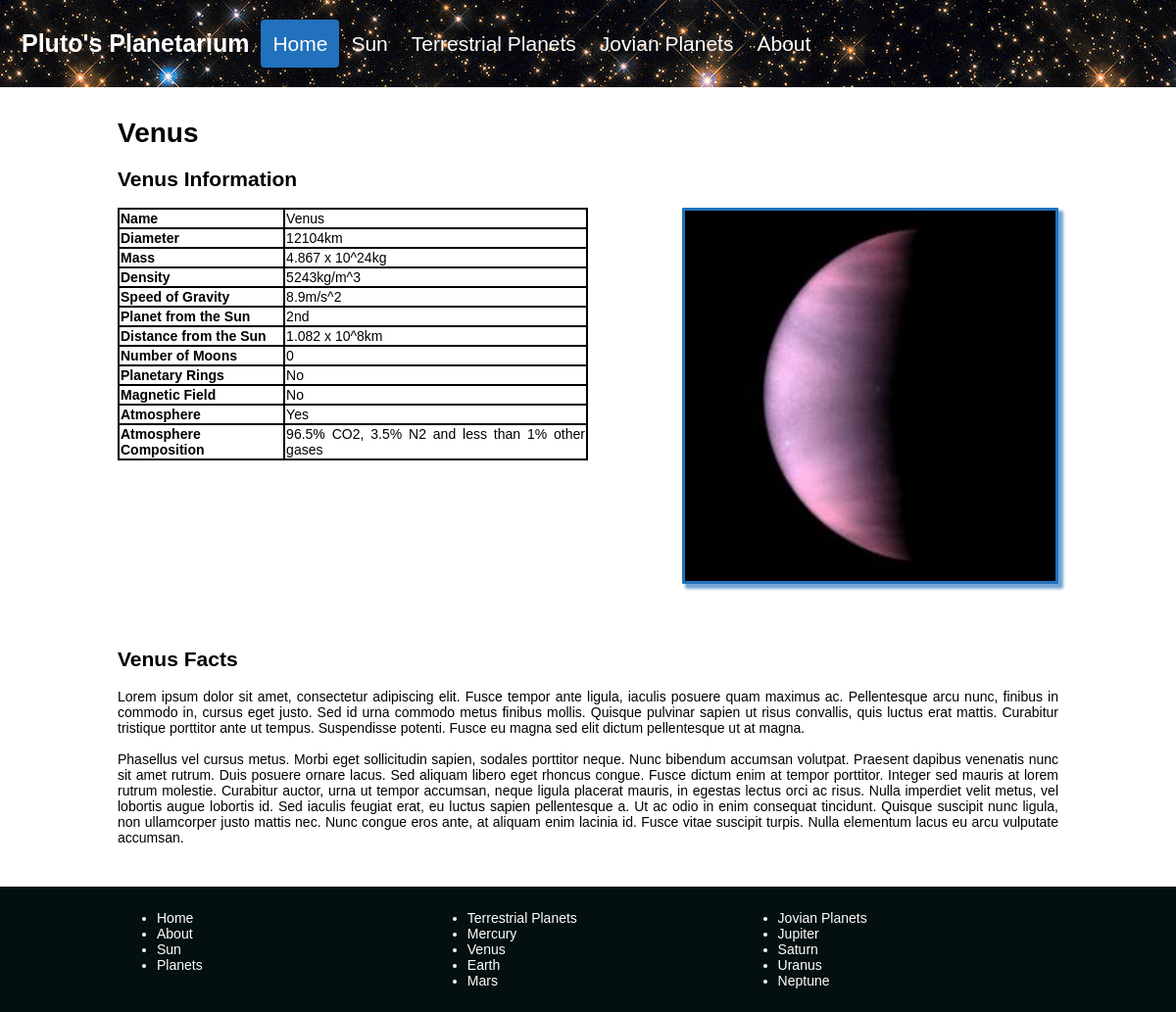
The app's page /WebPageFiles/Planets.php?Planet=Venus with its own data.
### tables this page shows
CREATE TABLE `planetstable` (
  `PlanetName` text,
  `PlanetDiameter` text,
  `PlanetMass` text,
  `PlanetDensity` text,
  `PlanetGravity` text,
  `PlanetNumber` text,
  `SunDistance` text,
  `NumberMoon` text,
  `PlanetRings` text,
  `MagneticField` text,
  `PlanetAtmosphere` text,
  `PlanetAtmosphereComposition` text,
  `PlanetMoreFacts` text,
  `PlanetImage` text
);

### WebPageFiles/Planets.php (the view, shortened to what this page needs)
<!DOCTYPE html>
<html lang="en">
<head>
  <link rel="stylesheet" href="./ProjectStyleSheet.css">
</head>
<body>
  <?php include 'navBar.php'; ?>
  <div class="MainText">
  <?php
    if (isset($_GET["Planet"])) {
      $PlanetName = $_GET["Planet"];
      echo "<h1>".$PlanetName."</h1>";
      $username = "Admin_ProjectDataBase";
      $password = "Pluto";
      $dbname = "webdesignprojectdatabase";
      $conn = new mysqli('127.0.0.1', $username, $password, $dbname);
      $sql = "SELECT * FROM planetstable WHERE PlanetName = '$PlanetName'";
      $result = $conn->query($sql);
      $row = $result->fetch_assoc();
      echo "<h2>".$row["PlanetName"]." Information</h2>
      <table class=\"planetTable\">
        <tr>
          <th>Name</th>
          <td>".$row["PlanetName"]."</td>
        </tr>
        <tr>
          <th>Diameter</th>
          <td>".$row["PlanetDiameter"]."</td>
        </tr>
        <tr>
          <th>Mass</th>
          <td>".$row["PlanetMass"]."</td>
        </tr>
        <tr>
          <th>Density</th>
          <td>".$row["PlanetDensity"]."</td>
        </tr>
        <tr>
          <th>Speed of Gravity</th>
          <td>".$row["PlanetGravity"]."</td>
        </tr>
        <tr>
          <th>Planet from the Sun</th>
          <td>".$row["PlanetNumber"]."</td>
        </tr>
        <tr>
          <th>Distance from the Sun</th>
          <td>".$row["SunDistance"]."</td>
        </tr>
        <tr>
          <th>Number of Moons</th>
          <td>".$row["NumberMoon"]."</td>
        </tr>
        <tr>
          <th>Planetary Rings</th>
          <td>".$row["PlanetRings"]."</td>
        </tr>
        <tr>
          <th>Magnetic Field</th>
          <td>".$row["MagneticField"]."</td>
        </tr>
        <tr>
          <th>Atmosphere</th>
          <td>".$row["PlanetAtmosphere"]."</td>
        </tr>
        <tr>
          <th>Atmosphere Composition</th>
          <td>".$row["PlanetAtmosphereComposition"]."</td>
        </tr>
      </table>";
      echo "<div class=\"PlanetPageImageContain\"><img src=".$row["PlanetImage"]." class=\"PlanetPageImage\" alt=\"".$PlanetName." Image\"></div>";
      echo "<br style=\"clear:both;\"><h2>".$row["PlanetName"]." Facts</h2><p>".$row["PlanetMoreFacts"]."</p>";
    }
    else {
      header("Location:./home.php#Planets");
      exit();
    }
  ?>
  </div>
  <?php include 'footerNav.php'; ?>
</body>
</html>

### WebPageFiles/ProjectStyleSheet.css (style rules this page uses)
* { box-sizing: border-box; }
html { font-size: 14px; }
body { margin: 0; font-family: Arial; text-align: justify; width: 100%; }
h1 { font-weight: bold; font-size: 2em; }
.MainText { display: block; padding: 1% 10% 1% 10%; }
.planetTable, th, td { border: 2px solid black; }
.planetTable { border-collapse: collapse; width: 50%; float: left; }
th { text-align: left; }
.PlanetPageImageContain { float: left; padding-left: 10%; padding-bottom: 5%; width: 50%; }
.PlanetPageImage { width: 100%; height: auto; float: left; border: 3px solid #2171BC; border-radius: 1px; box-shadow: 4px 4px 3px 1px #71A4D4; }

### records on screen
planetstable: PlanetName "Venus", PlanetDiameter "12104km", PlanetMass "4.867 x 10^24kg", PlanetDensity "5243kg/m^3", PlanetGravity "8.9m/s^2", PlanetNumber "2nd", SunDistance "1.082 x 10^8km", NumberMoon "0", PlanetRings "No", MagneticField "No", PlanetAtmosphere "Yes", PlanetAtmosphereComposition "96.5% CO2, 3.5% N2 and less than 1% other gases", PlanetImage (picture), PlanetMoreFacts "Lorem ipsum dolor sit amet, consectetur adipiscing elit. Fusce tempor ante ligula, iaculis posuere quam maximus ac. Pellentesque arcu nunc, finibus in commodo in, cursus eget justo. Sed id urna commodo metus finibus mollis. Quisque pulvinar sapien ut risus convallis, quis luctus erat mattis. Curabitur tristique porttitor ante ut tempus. Suspendisse potenti. Fusce eu magna sed elit dictum pellentesque ut at magna. Phasellus vel cursus metus. Morbi eget sollicitudin sapien, sodales porttitor neque. Nunc bibendum accumsan volutpat. Praesent dapibus venenatis nunc sit amet rutrum. Duis posuere ornare lacus. Sed aliquam libero eget rhoncus congue. Fusce dictum enim at tempor porttitor. Integer…"

### other values on screen
$PlanetName "Venus"
